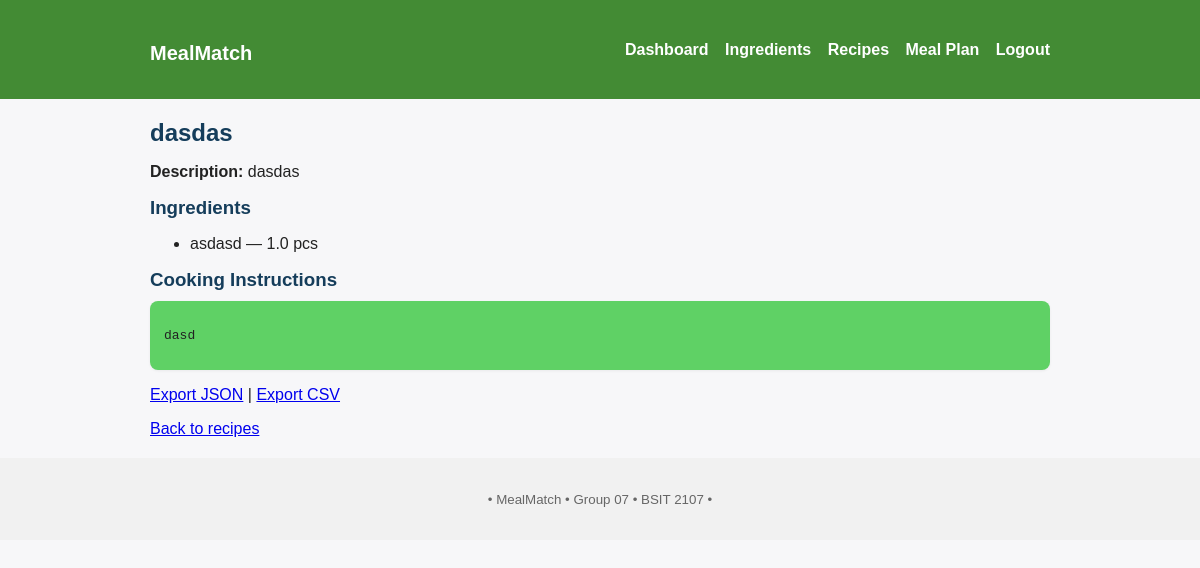
/recipes/view/3 (signed in), run on the app's committed database.
### tables this page shows
CREATE TABLE recipes (
    id INTEGER PRIMARY KEY AUTOINCREMENT,
    title TEXT NOT NULL,
    description TEXT,
    instructions TEXT,
    created_by INTEGER,
    FOREIGN KEY(created_by) REFERENCES users(id) ON DELETE SET NULL
);

CREATE TABLE recipe_ingredients (
    id INTEGER PRIMARY KEY AUTOINCREMENT,
    recipe_id INTEGER NOT NULL,
    ingredient_name TEXT NOT NULL,
    required_quantity REAL DEFAULT 1,
    unit TEXT DEFAULT 'pcs',
    FOREIGN KEY(recipe_id) REFERENCES recipes(id) ON DELETE CASCADE
);

### app.py (the view)
@app.route("/recipes/view/<int:id>")
@login_required
def view_recipe(id):
    rec_and_ings = RecipeService.get_recipe(id)
    if not rec_and_ings:
        flash("Recipe not found.", "danger")
        return redirect(url_for("recipes"))
    rec, r_ings = rec_and_ings
    return render_template("recipe_view.html", recipe=rec, ingredients=r_ings)

### app.py (called while the page is built)
def login_required(fn):
    from functools import wraps
    @wraps(fn)
    def wrapper(*args, **kwargs):
        if not UserService.get_current_user():
            flash("Please log in to continue.", "warning")
            return redirect(url_for("login"))
        return fn(*args, **kwargs)
    return wrapper

    def connect(self):
        if self._conn is None:
            need_init = not os.path.exists(self.path)
            self._conn = sqlite3.connect(self.path, detect_types=sqlite3.PARSE_DECLTYPES|sqlite3.PARSE_COLNAMES)
            self._conn.row_factory = sqlite3.Row
            if need_init:
                self._init_db()
        return self._conn

    def close(self):
        if self._conn:
            self._conn.close()
            self._conn = None

    def query(self, sql: str, args=(), one=False):
        try:
            cur = self.connect().execute(sql, args)
            rv = cur.fetchall()
            cur.close()
            return (rv[0] if rv else None) if one else rv
        except Exception as e:
            raise DBError(e)

    @staticmethod
    def get_current_user():
        uid = session.get("user_id")
        if not uid:
            return None
        return db.query("SELECT id, username, email, is_admin FROM users WHERE id = ?", (uid,), one=True)

    @staticmethod
    def get_recipe(id:int):
        rec = db.query("SELECT * FROM recipes WHERE id = ?", (id,), one=True)
        if not rec:
            return None
        r_ings = db.query("SELECT * FROM recipe_ingredients WHERE recipe_id = ?", (id,))
        return rec, r_ings

### templates/recipe_view.html (shortened to what this page needs)
{% extends "base.html" %}
{% block content %}
  <h2>{{ recipe['title'] }}</h2>
  <p><strong>Description:</strong> {{ recipe['description'] or '-' }}</p>
  <h3>Ingredients</h3>
  {% if ingredients %}
    <ul>
    {% for ing in ingredients %}
      <li>{{ ing['ingredient_name'] }} — {{ ing['required_quantity'] }} {{ ing['unit'] }}</li>
    {% endfor %}
    </ul>
  {% else %}
    <p>No ingredients listed.</p>
  {% endif %}
  <h3>Cooking Instructions</h3>
  {% if recipe['instructions'] %}
    <div class="card"><pre style="white-space:pre-wrap">{{ recipe['instructions'] }}</pre></div>
  {% else %}
    <p>No instructions provided.</p>
  {% endif %}
  <p>
    <a href="{{ url_for('export_recipe', id=recipe['id'], fmt='json') }}">Export JSON</a> |
    <a href="{{ url_for('export_recipe', id=recipe['id'], fmt='csv') }}">Export CSV</a>
  </p>
  <p><a href="{{ url_for('recipes') }}">Back to recipes</a></p>
{% endblock %}

### static/style.css (style rules this page uses)
body { font-family: Arial, sans-serif; background: #f7f7f9; color: #222; margin: 0; padding: 0; }
.card { background: rgb(95, 209, 101); padding: 14px; border-radius: 8px; box-shadow: 0 1px 3px rgba(0,0,0,0.06); margin-bottom: 12px; }
h1, h2, h3 { margin: 10px 0; color: #153d5b; }

### data on the page
recipes: title "dasdas", description "dasdas", instructions "dasd"
recipe_ingredients: ingredient_name "asdasd", required_quantity "1.0", unit "pcs"
